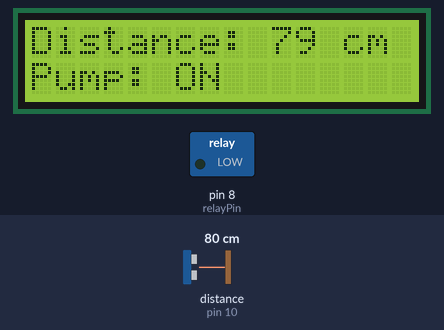
Recording of a sketch running on a simulated Arduino Uno, built with avr-gcc and run on an emulated ATmega328P. On the bench: 16×2 character LCD, switched loads named in the sketch (green lamp = pin HIGH). Wiring (inferred from the names in the program): ultrasonic range finder: trigger pin 9; echo pin 10. Inputs (shaded band) come from the test bench; at power-on: distance to the obstacle (sensor on pin 10) 80 cm. The echo pulse lasts 58.3 µs per cm; pins used as bus, display or sensor lines are not drawn; what the sketch prints to the serial monitor is not drawn.

Above: at 3.2 s.
3.3 s: distance to the obstacle (sensor on pin 10) set to 12 cm
At 6.3 s:
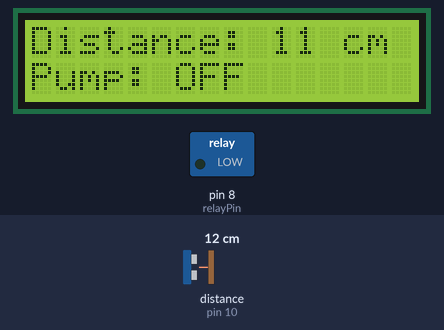
6.7 s: distance to the obstacle (sensor on pin 10) set to 9 cm
At 7.6 s:
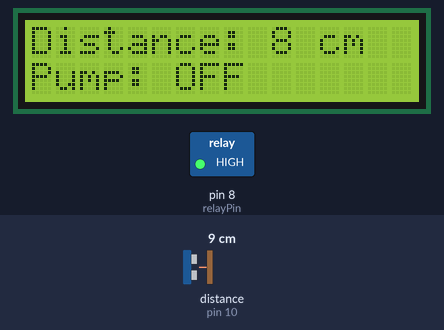
8.7 s: distance to the obstacle (sensor on pin 10) set to 2 cm
At 10.1 s:
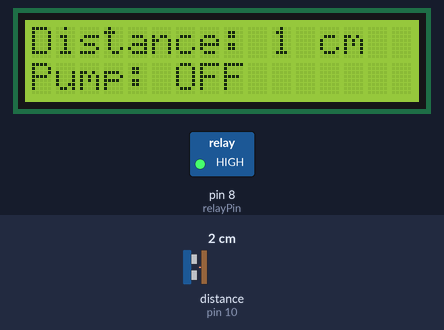
10.8 s: distance to the obstacle (sensor on pin 10) set to 13 cm
At 12.5 s:
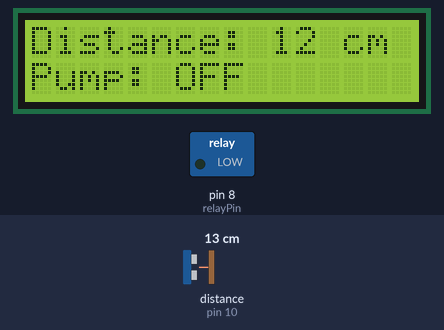
Timing chart, 0 to 13.8 s (numbered marks = the images above; inputs shaded):
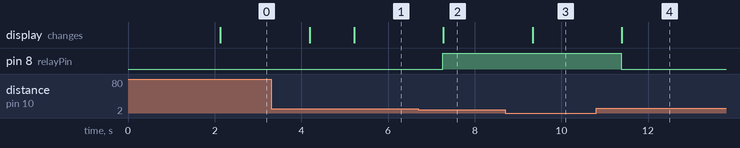

Measured:
- the behaviour switches between 11 and 10 cm on distance to the obstacle (sensor on pin 10) (found by bisection; images 1 and 2)
- after the input at 3.3 s, the display: first changes after 0.89 s (image 1 shows a later state)
- after the input at 6.7 s, pin 8 (relayPin): LOW → HIGH after 0.57 s; the display: changes after 0.58 s (image 2)
- after the input at 8.7 s, the display: changes after 0.64 s (image 3)
- after the input at 10.8 s, pin 8 (relayPin): HIGH → LOW after 0.58 s; the display: changes after 0.59 s (image 4)

The sketch:

program.ino
```cpp
#include <Wire.h>
#include <LiquidCrystal_I2C.h>

// Initialize the LCD with I2C address 0x27 (common address for many LCDs) and 16 columns x 2 rows
LiquidCrystal_I2C lcd(0x27, 16, 2);

const int trigPin = 9;
const int echoPin = 10;
const int relayPin = 8;

const int highLevelThreshold = 20;  // Distance at which the tank is considered full
const int lowLevelThreshold = 10;   // Distance at which the tank is considered empty

void setup() {
  Serial.begin(9600);

  // Initialize the LCD
  lcd.init();             // Initialize the LCD
  lcd.backlight();       // Turn on the backlight

  // Set up the pins
  pinMode(trigPin, OUTPUT);
  pinMode(echoPin, INPUT);
  pinMode(relayPin, OUTPUT);

  digitalWrite(relayPin, LOW);

  // Display initial message
  lcd.setCursor(0, 0);
  lcd.print("Water Tank Control");
  lcd.setCursor(0, 1);
  lcd.print("Initializing...");
  delay(2000);
}

void loop() {
  long duration, distance;

  // Measure the distance using the ultrasonic sensor
  digitalWrite(trigPin, LOW);
  delayMicroseconds(2);
  digitalWrite(trigPin, HIGH);
  delayMicroseconds(10);
  digitalWrite(trigPin, LOW);

  duration = pulseIn(echoPin, HIGH);
  distance = (duration / 2) * 0.0344;

  // Print the distance to the Serial Monitor
  Serial.print("Distance: ");
  Serial.print(distance);
  Serial.println(" cm");

  // Update the LCD display
  lcd.clear();
  lcd.setCursor(0, 0);
  lcd.print("Distance: ");
  lcd.print(distance);
  lcd.print(" cm");

  // Control the relay based on the distance
  if (distance > highLevelThreshold) {
    // Turn off the pump if the tank is full
    digitalWrite(relayPin, LOW);
    lcd.setCursor(0, 1);
    lcd.print("Pump: ON ");
    Serial.println("Tank is full. Pump ON.");
  }
  else if (distance < lowLevelThreshold) {
    // Turn on the pump if the tank is empty
    digitalWrite(relayPin, HIGH);
    lcd.setCursor(0, 1);
    lcd.print("Pump: OFF  ");
    Serial.println("Tank is empty. Pump OFF.");
  }
  else {
    // Do nothing if the water level is within the range
    digitalWrite(relayPin, LOW);
    lcd.setCursor(0, 1);
    lcd.print("Pump: OFF ");
    Serial.println("Tank is at a normal level.");
  }

  // Wait before taking the next measurement
  delay(1000);
}
```
